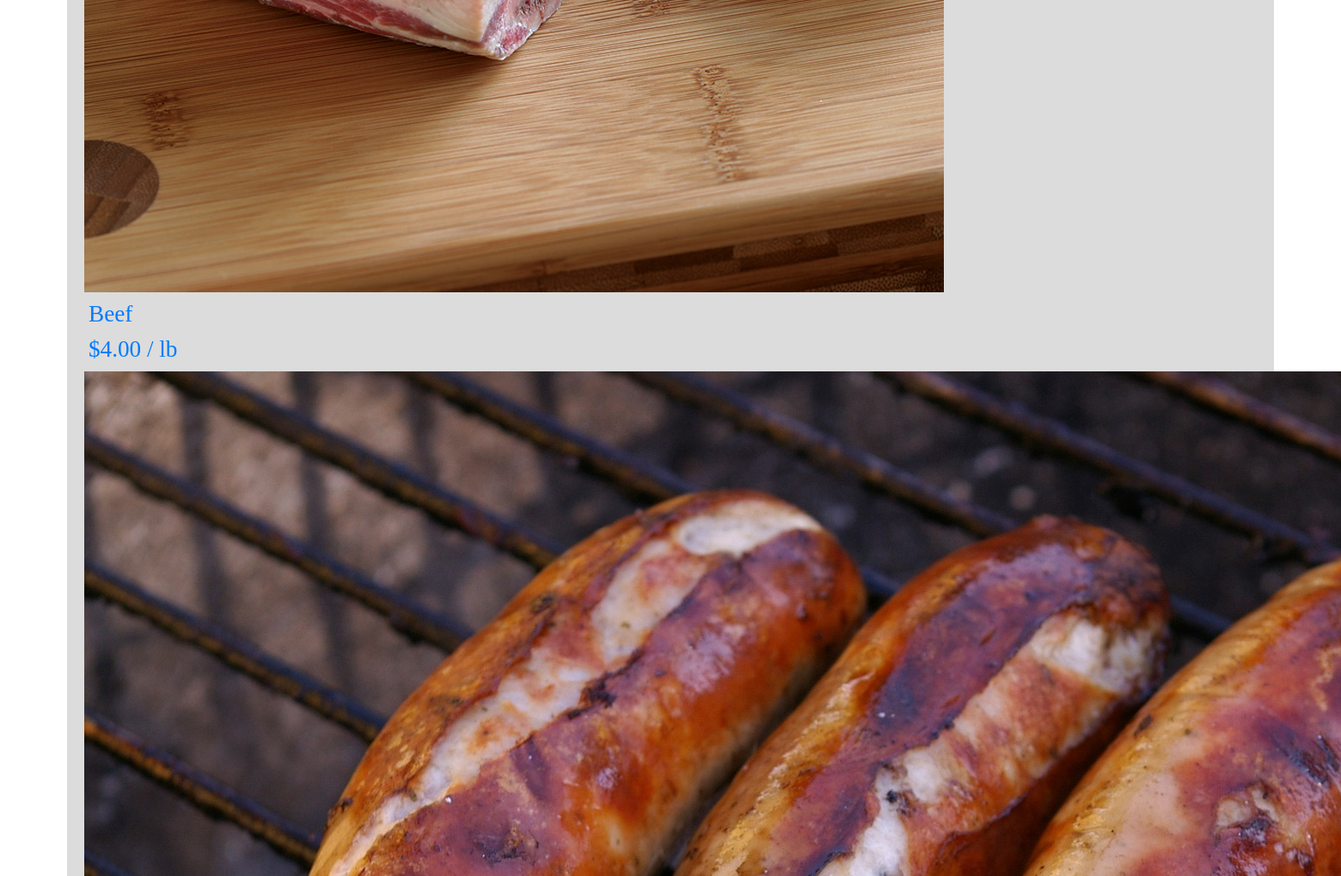
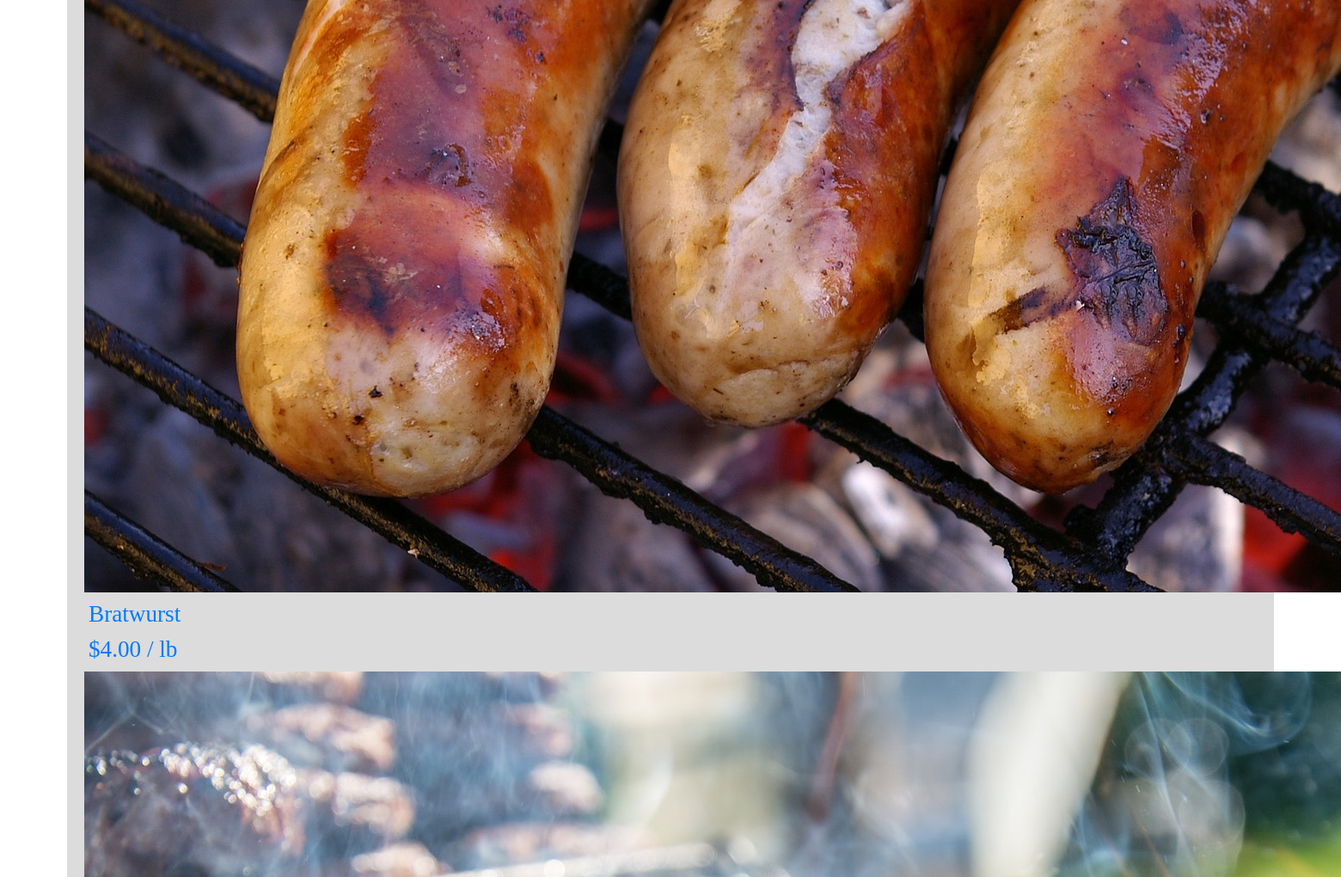
Page /product/?catID=41 (middle part) on the earlier database version (2 pictures, top to bottom).
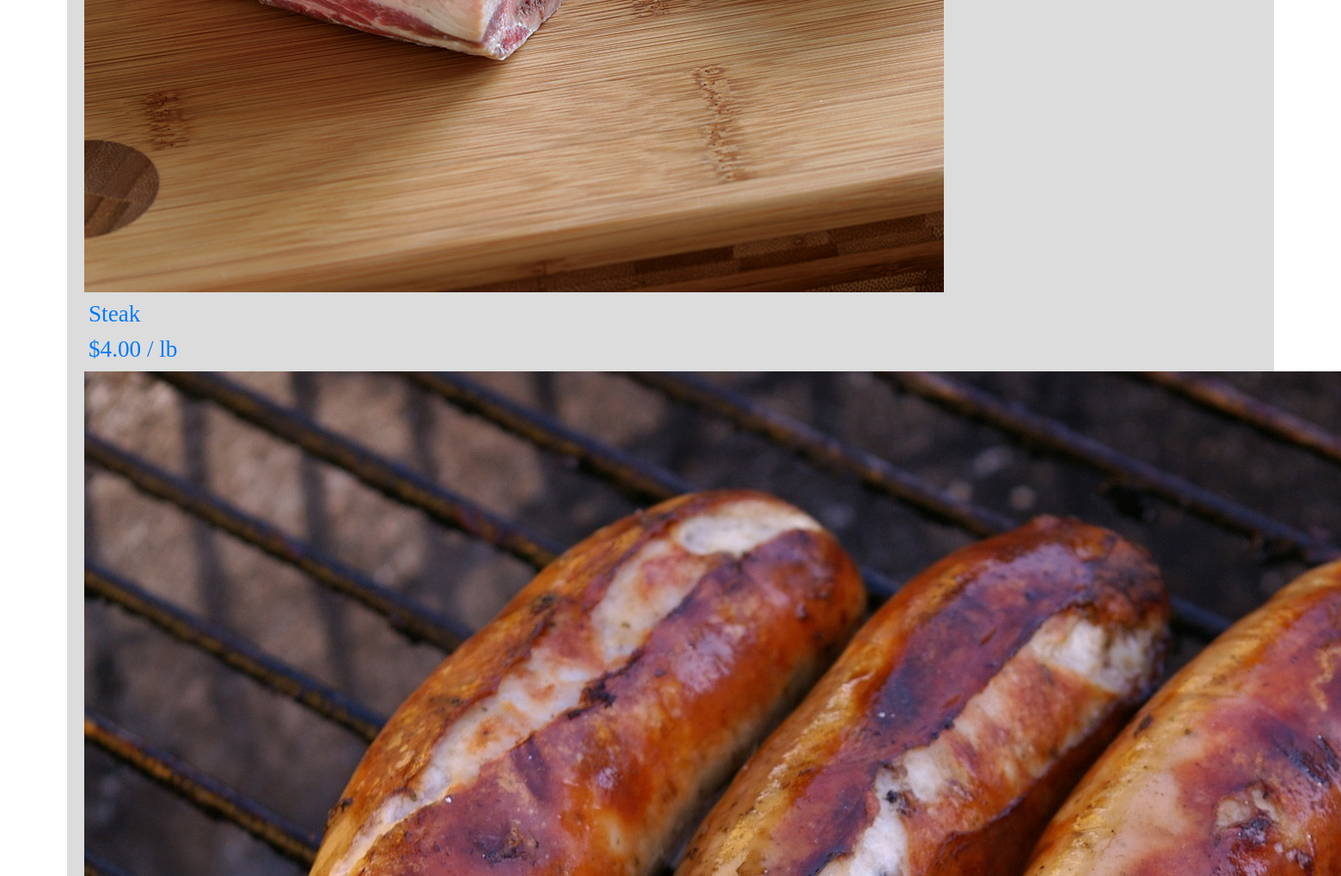
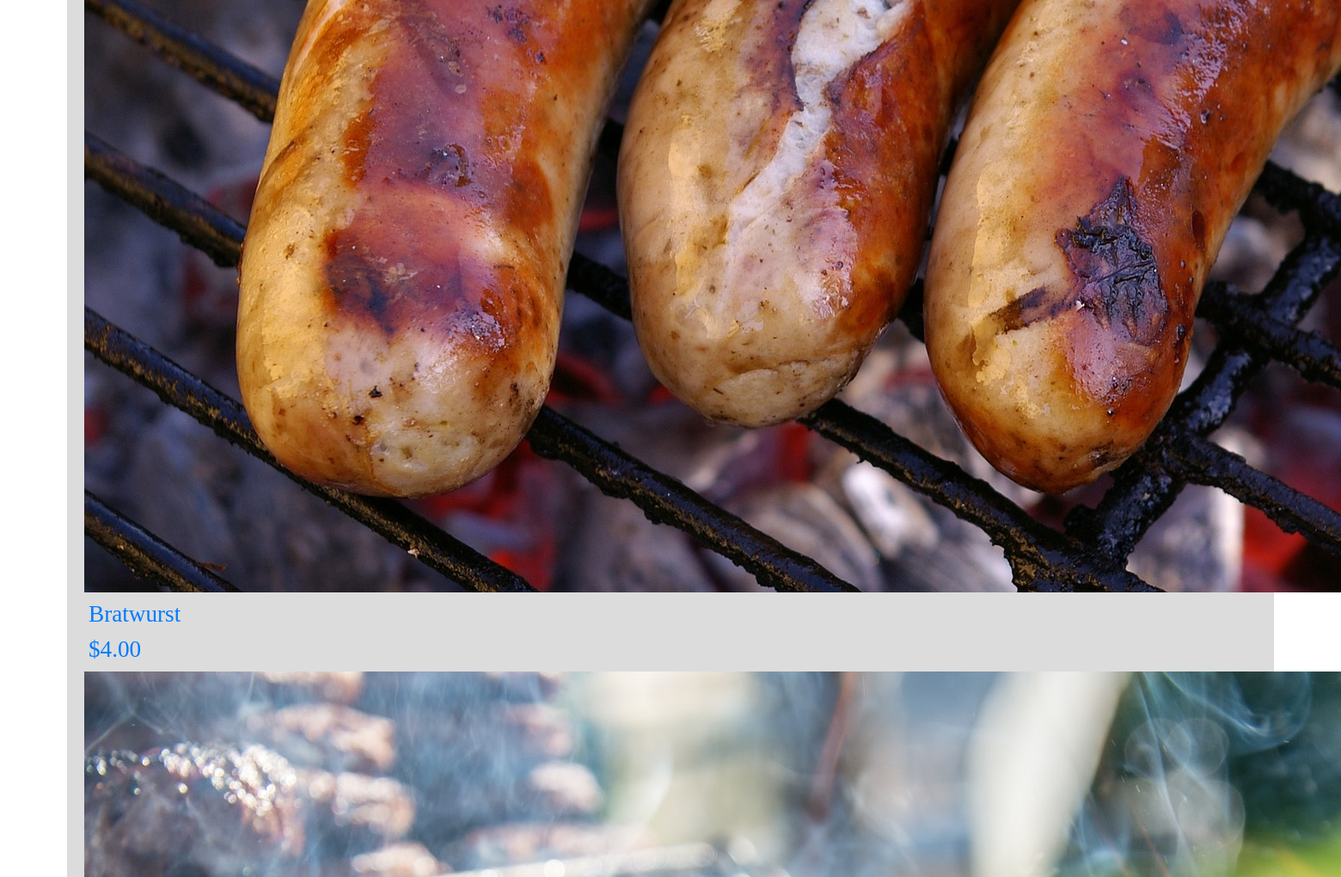
Same page on the later database version (2 pictures, top to bottom).
### tables this page shows
CREATE TABLE `products` (
  `productID` int(11) NOT NULL,
  `productName` varchar(50) NOT NULL,
  `portionsID` int(11) NOT NULL,
  `price` decimal(10,2) DEFAULT NULL,
  `qty` decimal(10,1) DEFAULT NULL,
  `shortDesc` varchar(255) DEFAULT NULL,
  `fullDesc` varchar(255) DEFAULT NULL,
  `catID` int(11) NOT NULL,
  `image` varchar(255) NOT NULL,
  `sizeID` int(11) DEFAULT NULL,
  `outOfSeason` tinyint(1) NOT NULL,
  `hide` tinyint(1) NOT NULL
);

CREATE TABLE `portions` (
  `portionsID` int(11) NOT NULL,
  `portionsName` varchar(25) NOT NULL,
  `portionsDesc` varchar(10) DEFAULT NULL
);

### models/products_db.php (called while the page is built, shortened)
<?php
function productsByCatID($catID){
    global $db;
    $sql = "SELECT * FROM products WHERE catID = $catID";
    $qry = $db->query($sql);
    $aryProd = $qry->fetchAll();
    return $aryProd;
}
function portionByID($portionID){
    global $db;
    $sql = "SELECT * FROM `portions` WHERE `portionsID` = $portionID";
    $qry = $db->query($sql);
    $portion = $qry->fetch();
    return $portion;
}

### product/products.php (the view, shortened to what this page needs)
<?php
$aryProd = productsByCatID($catID);
?>
<section>
    <div class="uk-grid-small uk-child-width-1-4@s uk-flex-center uk-text-center" uk-grid>
        <?php
        foreach($aryProd as $prod){
          $portion = portionByID($prod['portionsID'])
        ?>
            <a href="?catID=<?=$catID?>&prodID=<?=$prod['productID']?>">
              <div class="uk-card uk-card-default <?php echo($prod['outOfSeason'] == 1 ? 'uk-flex-last' : '' )?>">
                <div class="uk-card-media-top">
                  <img src="../images/<?=$prod['image']?>" alt="<?=$prod['productName']?> Image">
                </div>
                <?php
                if ($prod['outOfSeason'] == 1){
                ?>
                <div class="uk-overlay uk-overlay-primary uk-position-cover" style="overflow:hidden">
                  <p class="card-name" style="font-weight:bold;text-decoration:underline;">OUT OF<br>SEASON</p>
                  <p class="card-name"><?=$prod['productName']?></p>
                  <p class="card-price">$<?=$prod['price']?> <?=$portion['portionsDesc']?></p>
                </div>
                <?php
                } else {
                ?>
                <div class="uk-overlay uk-overlay-primary uk-position-bottom">
                  <p class="card-name"><?=$prod['productName']?></p>
                  <p class="card-price">$<?=$prod['price']?> <?=$portion['portionsDesc']?></p>
                </div>
                <?php
                }
                ?>
              </div>
            </a>
        <?php
        }
        ?>
    </div>
</section>

### views/header.php (shortened to what this page needs)
<!DOCTYPE html>
<html lang="en">
<head>
  <link rel="stylesheet" href="https://stackpath.bootstrapcdn.com/bootstrap/4.1.3/css/bootstrap.min.css">
  <link rel="stylesheet" href="https://use.fontawesome.com/releases/v5.5.0/css/all.css">
  <link rel="stylesheet" href="https://cdn.jsdelivr.net/npm/uikit@3.6.17/dist/css/uikit.min.css" />
  <link rel="stylesheet" href="../views/styles.css">
</head>
<body>
    <?php
        include "../models/db.php";
        include "../models/products_db.php";
    ?>

### product/index.php (shortened to what this page needs)
<?php
include "../views/header.php";
include '../models/requests.php';
echo"<div class='content-container'>";
if (!isset($catID)){
    include "categories.php";
}
else if (!isset($prodID)) {
    include "products.php";
}
else {
    include "product.php";
}
echo"</div>";
include "../views/footer.php";
?>

### views/footer.php (shortened to what this page needs)
</body>
</html>

### views/styles.css (style rules this page uses)
html, body { background-image: url("../images/barnWood.jpg"); background-size: cover; height:100%; padding:0px; }
.content-container { background-color: rgba(201, 201, 201, 0.644); width: 90%; margin:auto; margin-top:0px; padding:20px; }
.uk-card { font-family: 'Caveat Brush', cursive; font-size: 1.7em; background-color: rgba(1,1,1,0) }
.uk-overlay { padding: 5px; }
.uk-overlay p { padding: 0px; margin: 0px; }

Differences in the rows shown:
changed products "/ lb": productName "Beef" → "Steak"
changed products "Bratwurst": portionsID.portionsDesc "/ lb" → (not shown)
